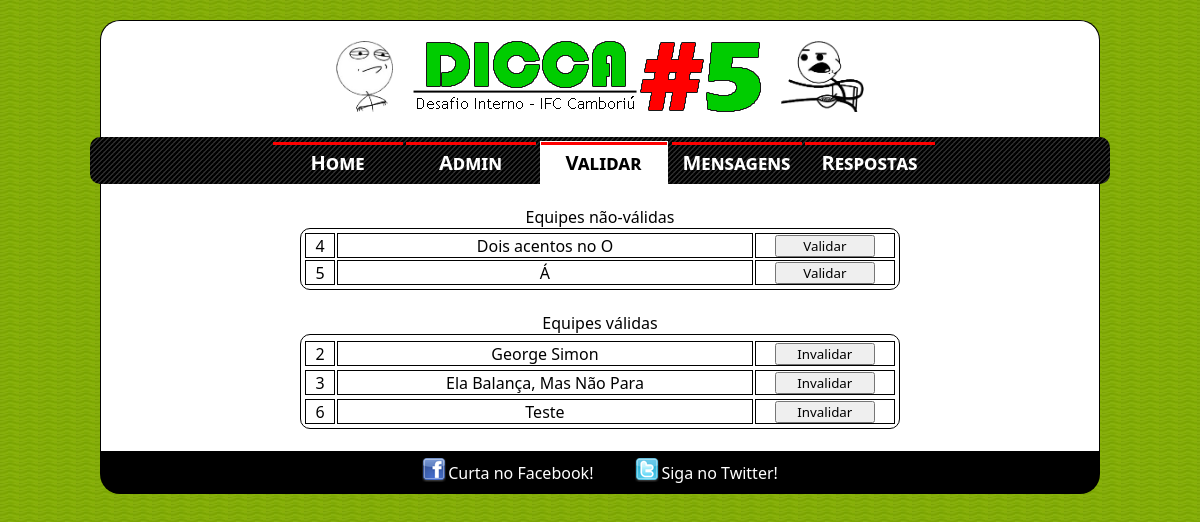
The app's page /admin/validar.php (signed in) with its own data.
### tables this page shows
CREATE TABLE `equipes` (
  `cod_equipe` bigint(20) unsigned NOT NULL AUTO_INCREMENT,
  `nome_equipe` varchar(30) NOT NULL,
  `login` varchar(16) NOT NULL,
  `senha` char(32) NOT NULL,
  `valida` tinyint(1) NOT NULL,
  PRIMARY KEY (`cod_equipe`),
  UNIQUE KEY `login` (`login`),
  UNIQUE KEY `nome_equipe` (`nome_equipe`),
  UNIQUE KEY `cod_equipe` (`cod_equipe`)
);

### admin/validar.php (the view, shortened to what this page needs)
<?php
	include("info.php");
?>
<!DOCTYPE HTML>
<html>
	<head>
		<link rel="stylesheet" type="text/css" href="../style.css"/>
	</head>
	<body>
		<div class="header"><?php echo $header; ?></div>
		<div id="menu">
			<ul>
				<li><a href="../index.php">Home</a></li>
				<li><a href="index.php">Admin</a></li>
				<li><a id="atual">Validar</a></li>
				<li><a href="mensagens.php">Mensagens</a></li>
				<li><a href="respostas.php">Respostas</a></li>
			</ul>
		</div>
		<div class="box">
			<br/>
			<table class="center" style="padding : 2px; border : 1px solid black; border-radius : 10px;">
				<caption>Equipes não-válidas</caption>
				<?php
					include("../mysql.php");
					$con = mysql_connect("localhost", $user, $pass);
					$result = mysql_query("SELECT cod_equipe, nome_equipe FROM equipes WHERE valida = 0 AND cod_equipe > 1;", $con);
					if (mysql_num_rows($result) >= 1) {
						while ($row = mysql_fetch_array($result))
						{
							echo "<form action='validar.php' method='post'><tr>" . PHP_EOL;
							echo "<td style='border : 1px solid black; width : 20px;' name='cod' id='cod'>" . $row['cod_equipe'] . "</td>" . PHP_EOL;
							echo "<td style='border : 1px solid black; width : 300px;'>" . $row['nome_equipe'] . "</td>" . PHP_EOL;
							echo "<td style='border : 1px solid black; width : 100px;'><input type='submit' value='Validar' name='validar" . $row["cod_equipe"] . "' style='width : 100px;'/></td>" . PHP_EOL;
							echo "</tr></form>" . PHP_EOL;
						}
					}
					else {
						echo "<tr><td>Nenhuma equipe esperando validação</td></tr>" . PHP_EOL;
					}
				?>
			</table>
			<br/>
			<table class="center" style="padding : 2px; border : 1px solid black; border-radius : 10px;">
				<caption>Equipes válidas</caption>
				<?php
					$result = mysql_query("SELECT cod_equipe, nome_equipe FROM equipes WHERE valida = 1 AND cod_equipe > 1;", $con);
					if (mysql_num_rows($result) >= 1) {
						while ($row = mysql_fetch_array($result))
						{
							echo "<form action='validar.php' method='post'><tr>" . PHP_EOL;
							echo "<tr>" . PHP_EOL;
							echo "<td style='border : 1px solid black; width : 20px;' name='cod' id='cod'>" . $row['cod_equipe'] . "</td>" . PHP_EOL;
							echo "<td style='border : 1px solid black; width : 300px;'>" . $row['nome_equipe'] . "</td>" . PHP_EOL;
							echo "<td style='border : 1px solid black; width : 100px;'><input type='submit' value='Invalidar' name='invalidar" . $row["cod_equipe"] . "' style='width : 100px;'/></td>" . PHP_EOL;
							echo "</tr>" . PHP_EOL;
							echo "</tr></form>" . PHP_EOL;
						}
					}
					else {
						echo "<tr><td>Nenhuma equipe validada</td></tr>" . PHP_EOL;
					}
				?>
			</table>
			<br/>
		</div>
		<div class="footer"><?php echo $footer; ?></div>
	</body>
</html>

### style.css (style rules this page uses)
* { font-family : "Segoe UI", sans-serif; margin : 0px; padding : 0px; }
body { margin : 0px; background-image : url("img/bodyalt.jpg"); }
div.header { background-color : white; margin-top : 20px; border-top-left-radius : 20px 20px; border-top-right-radius : 20px 20px; border-top : 1px solid black; border-left: 1px solid black; border-right : 1px solid black; margin-left : 100px; margin-right : 100px; min-width : 824px; }
div#menu { overflow : hidden; background-color : black; background-image : url("img/menu.jpg"); padding-bottom : -4px; margin-left : 90px; margin-right : 90px; border-radius : 10px; min-width : 844px; }
div#menu ul { clear : left; float : left; position : relative; list-style : none; left : 50%; text-align : center; }
div#menu ul li { display : block; float : left; position : relative; right : 50%; padding : 5px; padding-left : 12px; line-height : 32px; }
div#menu ul li a { display : block; border-top : 3px solid red; margin : 0 -7px -5px -7px; padding : 2px 5px 5px 5px; width : 120px; height : 30px; font-size : 20px; font-variant : small-caps; font-weight : bold; color : white; text-decoration : none; }
div#menu ul li a#atual { display : block; border-top : 3px solid red; outline : 1px solid white; margin : 0 -5px -5px -5px; padding : 2px 3px 5px 3px; background-color : white; width : 120px; height : 32px; font-size : 20px; font-variant : small-caps; font-weight : bold; color : black; }
div.box { clear : both; color : black; margin-left : 100px; margin-right : 100px; border-left : 1px solid black; border-right : 1px solid black; background-color : white; min-width : 824px; }
div.footer { clear : both; background-color : black; margin-bottom : 20px; margin-left : 100px; margin-right : 100px; border-bottom-left-radius : 20px 20px; border-bottom-right-radius : 20px 20px; min-width : 824px; }
.center { margin-left : auto; margin-right : auto; }

### admin/validar.php (style rules this page uses)
table.center { min-width : 600px; text-align : center; }

### records on screen
equipes: cod_equipe "4", nome_equipe "Dois acentos no O"
equipes: cod_equipe "5", nome_equipe "Á"
equipes: cod_equipe "2", nome_equipe "George Simon"
equipes: cod_equipe "3", nome_equipe "Ela Balança, Mas Não Para"
equipes: cod_equipe "6", nome_equipe "Teste"
